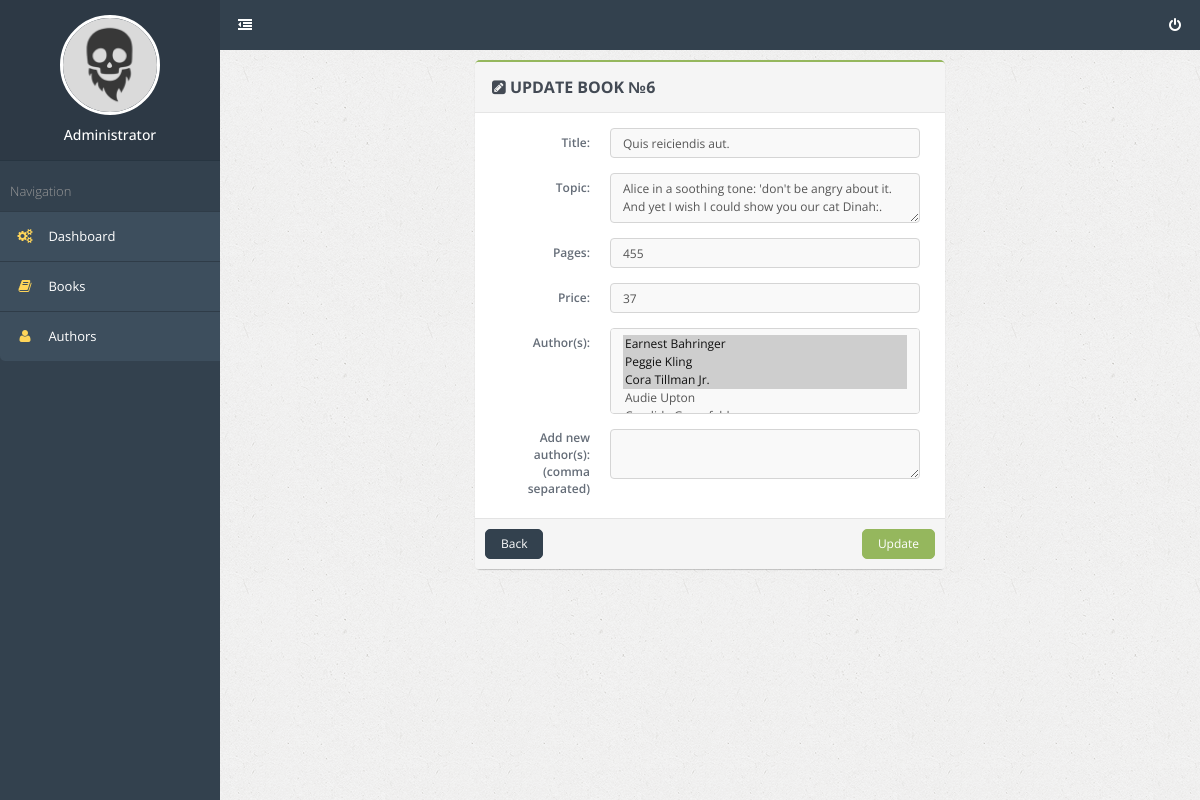
The app's page /admin/update/6 (signed in) with its own data.
### tables this page shows
CREATE TABLE `book` (
  `id` int NOT NULL,
  `title` varchar(255) NOT NULL,
  `topic` varchar(255) NOT NULL,
  `pages` int NOT NULL,
  `price` int NOT NULL,
  `date_added` timestamp NOT NULL DEFAULT CURRENT_TIMESTAMP
);

### config/routes.php (called while the page is built)
<?php
return array(
	'admin/create' => 'adminBook/create',
	'admin/delete/([0-9]+)' => 'adminBook/delete/$1',
	'admin/update/([0-9]+)' => 'adminBook/update/$1',
	'admin' => 'adminBook/index',
	'author/([0-9]+)'=>'author/view/$1',
	'authors'=>'author/index',
	'book/([0-9]+)'=>'book/view/$1',
	'books'=>'book/index',
	'user/register' => 'user/register',
	'user/login' => 'user/login',
	'user/logout' => 'user/logout',
	'^$'=>'book/index',
);

### controllers/AdminBookController.php (called while the page is built, shortened)
<?php
class AdminBookController extends AdminBase
{
    public function actionUpdate($id)
    {
        $authorsList = Author::getAuthorList();
        $book = Book::getBookById($id);
        require_once(ROOT . '/views/admin/update.php');
        return true;
    }
}

### index.php (called while the page is built, shortened)
<?php
$router = new Router();
$router->run();

### models/User.php (called while the page is built, shortened)
<?php
class User
{
    public static function isGuest()
    {
        if (isset($_SESSION['user'])) {
            return false;
        }
        return true;
    }
}

### models/Author.php (called while the page is built, shortened)
<?php
class Author {
	public static function getAuthorList(){
		$db = Database::connect();
		$authorList = array();
		$result = $db->query('SELECT `id`, `name` FROM `author` ORDER BY `name`');
		$i=0;
		while($row = $result->fetch()){
			$authorList[$i]['id'] = $row['id'];
			$authorList[$i]['name'] = $row['name'];
			$authorList[$i]['books'] = Book::getBookByAuthorId($row['id']);
			$i++;
		}
		return $authorList;
	}
	public static function getAuthorByBookId($id){
		$id=intval($id);
		if ($id) {
			$db = Database::connect();
			$authorOfBookList = array();
			$result = $db->query( 'SELECT author.name, author.id
								FROM ((book_author
								INNER JOIN book ON book_author.book_id = book.id)
								INNER JOIN author ON book_author.author_id = author.id)
								WHERE `book_id`='.$id.'
								ORDER BY author.id');
			$i=0;
			while($row = $result->fetch()){
				$authorOfBookList[$i]['id'] = $row['id'];
				$authorOfBookList[$i]['name'] = $row['name'];
				$i++;
			}
			return $authorOfBookList;
		}
	}
}

### models/Book.php (called while the page is built, shortened)
<?php
class Book {
	public static function getBookById($id){
		$id=intval($id);
		if ($id) {
			$db = Database::connect();
			$result = $db->query( 'SELECT `id`, `title`, `topic`, `pages`, `price`, `date_added` FROM `book` WHERE `id`=' . $id );
			$result->setFetchMode(PDO::FETCH_ASSOC);
			$bookSingle = $result->fetch();
			$bookSingle['authors'] = Author::getAuthorByBookId($id);
			return $bookSingle;
		}
	}
	public static function getBookByAuthorId($id){
		$id=intval($id);
		if ($id) {
			$db = Database::connect();
			$bookOfAuthorList = array();
			$result = $db->query( 'SELECT book.id, book.title
								FROM ((book_author
								INNER JOIN book ON book_author.book_id = book.id)
								INNER JOIN author ON book_author.author_id = author.id)
								WHERE `author_id`=' . $id );
			$i=0;
			while($row = $result->fetch()){
				$bookOfAuthorList[$i]['id'] = $row['id'];
				$bookOfAuthorList[$i]['title'] = $row['title'];
				$i++;
			}
			return $bookOfAuthorList;
		}
	}
}

### views/admin/update.php (the view)
<?php include (ROOT.'/views/layouts/header.php'); ?>
<div class="page-container">
	<?php include (ROOT.'/views/layouts/sidebar_admin.php'); ?>
    <div class="page-content">
		<?php include (ROOT.'/views/layouts/navbar.php'); ?>
        <div class="page-title">
        </div>
        <div class="page-content-wrap">
            <div class="row">
                <div class="col-md-6 col-md-offset-3">
                <form method="post" role="form" class="form-horizontal" action="#">
                    <div class="panel panel-success">
                        <div class="panel-heading">
                            <h3 class="text-uppercase panel-title"><b><span class="fa fa-pencil-square"></span> UPDATE BOOK №<?php echo $id; ?></b></h3>
                        </div>
                        <div class="panel-body">
                            <div class="form-group">
                                <label class="col-md-3 control-label">Title:</label>
                                <div class="col-md-9">
                                    <input name="title" type="text" class="form-control" value="<?php echo $book['title']; ?>"/>
                                </div>
                            </div>
                            <div class="form-group">
                                <label class="col-md-3 control-label">Topic:</label>
                                <div class="col-md-9">
                                    <textarea name="topic" class="form-control"><?php echo $book['topic']; ?></textarea>
                                </div>
                            </div>
                            <div class="form-group">
                                <label class="col-md-3 control-label">Pages:</label>
                                <div class="col-md-9">
                                    <input name="pages" type="number" class="form-control" value="<?php echo $book['pages']; ?>"/>
                                </div>
                            </div>
                            <div class="form-group">
                                <label class="col-md-3 control-label">Price:</label>
                                <div class="col-md-9    ">
                                    <input name="price" type="number" class="form-control" value="<?php echo $book['price']; ?>"/>
                                </div>
                            </div>
                            <div class="form-group">
                                <label class="col-md-3 control-label">Author(s):</label>
                                <div class="col-md-9">
                                    <select name="authors[]" multiple="" class="form-control">
                                        <?php foreach ($book['authors'] as $author): ?>
                                            <option selected value="<?php echo $author['id']; ?>"><?php echo $author['name']; ?></option>
	                                        <?php foreach ($authorsList as $key => $_author):
                                                if ($_author['id'] === $author['id'] && $_author['name'] === $author['name']):
                                                    unset($authorsList[$key]);
                                                endif;
                                            endforeach; ?>
                                        <?php endforeach; ?>
	                                    <?php foreach ($authorsList as $author): ?>
                                            <option value="<?php echo $author['id']; ?>"><?php echo $author['name']; ?></option>
	                                    <?php endforeach; ?>
                                    </select>
                                </div>
                            </div>
                            <div class="form-group">
                                <label class="col-md-3 text-right">Add new author(s):<br>(comma separated)</label>
                                <div class="col-md-9">
                                    <textarea name="authors_new" class="form-control"></textarea>
                                </div>
                            </div>
                        </div>
                        <div class="panel-footer">
                            <a href="javascript:history.back()" class="btn btn-primary">Back</a>
                            <input type="submit" name="submit" class="btn btn-success pull-right" value="Update">
                        </div>
                    </div>
                </form>
                </div>
            </div>
        </div>
    </div>
</div>
<?php include ROOT . '/views/layouts/footer.php'; ?>

### components/Router.php (shortened to what this page needs)
<?php
class Router {
	private $routes;
	public function __construct() {
		$routesPath = ROOT.'/config/routes.php';
		$this->routes = include ($routesPath);
	}
	private function getUri(){
		if (!empty($_SERVER['REQUEST_URI'])){
			return trim($_SERVER['REQUEST_URI'], '/');
		}
	}
	public function run(){
		$uri = $this->getUri();
		foreach ($this->routes as $pattern=>$path){
			if(preg_match("~$pattern~", $uri)){
				$route = preg_replace("~$pattern~", $path, $uri);
				$segments = explode('/', $route);
				$controllerName = ucfirst(array_shift($segments).'Controller');
				$actionName = 'action'.ucfirst(array_shift($segments));
				$parameters = $segments;
				$controllerObject = new $controllerName;
				$result = call_user_func_array(array($controllerObject,$actionName), $parameters);
				if ($result != null){
					break;
				}
			}
		}
	}
}

### views/layouts/sidebar_admin.php (shortened to what this page needs)
<div class="page-sidebar">
	<ul class="x-navigation">
		<li class="xn-profile">
			<div class="profile">
				<div class="profile-image">
					<img src="/template/assets/images/users/avatar.png" alt=""/>
				</div>
				<div class="profile-data">
                    <div class="profile-data-name">Administrator</div>
				</div>
			</div>
		</li>
		<li class="xn-title">Navigation</li>
        <li class="active">
            <a href="/admin"><span class="fa fa-gears"></span> <span class="xn-text">Dashboard</span></a>
        </li>
        <li class="active">
            <a href="/books"><span class="fa fa-book"></span> <span class="xn-text">Books</span></a>
        </li>
        <li class="active">
            <a href="/authors"><span class="fa fa-user"></span> <span class="xn-text">Authors</span></a>
        </li>
	</ul>
</div>

### views/layouts/navbar.php (shortened to what this page needs)
<ul class="x-navigation x-navigation-horizontal x-navigation-panel">
	<li class="xn-icon-button">
		<a href="#" class="x-navigation-minimize"><span class="fa fa-dedent"></span></a>
	</li>
	<?php if (!User::isGuest()): ?>
		<li class="xn-icon-button pull-right last">
			<a href="#"><span class="fa fa-power-off"></span></a>
		</li>
	<?php endif; ?>
</ul>

### records on screen
book: title "Quis reiciendis aut.", topic "Alice in a soothing tone: 'don't be angry about it. And yet I wish I could show you our cat Dinah:.", pages "455", price "37", $author['id'] 25 (drawn), $author['id'] 30 (drawn)

### other values on screen
form field value "Earnest Bahringer ☑ / Peggie Kling ☑ / Cora Tillman Jr. ☑ / Audie Upton"
